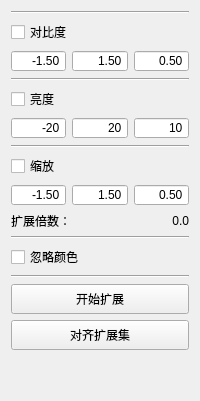
            <widget class="QWidget" name="tab_10">
             <attribute name="title">
              <string>Tab 1</string>
             </attribute>
             <layout class="QVBoxLayout" name="verticalLayout_50">
              <item>
               <layout class="QVBoxLayout" name="verticalLayout_18">
                <item>
                 <widget class="QGroupBox" name="groupBox_expan">
                  <property name="minimumSize">
                   <size>
                    <width>0</width>
                    <height>30</height>
                   </size>
                  </property>
                  <property name="styleSheet">
                   <string notr="true">QGroupBox{
border:0px solid #222;
background-color: rgba(0, 0, 0, 0);
}</string>
                  </property>
                  <property name="title">
                   <string/>
                  </property>
                  <layout class="QVBoxLayout" name="verticalLayout_21">
                   <property name="spacing">
                    <number>6</number>
                   </property>
                   <property name="leftMargin">
                    <number>0</number>
                   </property>
                   <property name="topMargin">
                    <number>0</number>
                   </property>
                   <property name="rightMargin">
                    <number>0</number>
                   </property>
                   <property name="bottomMargin">
                    <number>0</number>
                   </property>
                   <item>
                    <layout class="QVBoxLayout" name="verticalLayout_17">
                     <item>
                      <layout class="QVBoxLayout" name="verticalLayout_15">
                       <item>
                        <widget class="Line" name="line_18">
                         <property name="orientation">
                          <enum>Qt::Horizontal</enum>
                         </property>
                        </widget>
                       </item>
                       <item>
                        <widget class="QCheckBox" name="checkBox_expan_alpha">
                         <property name="text">
                          <string>对比度</string>
                         </property>
                        </widget>
                       </item>
                       <item>
                        <layout class="QHBoxLayout" name="horizontalLayout_24">
                         <item>
                          <widget class="QDoubleSpinBox" name="doubleSpinBox_expan_min_alpha">
                           <property name="alignment">
                            <set>Qt::AlignRight|Qt::AlignTrailing|Qt::AlignVCenter</set>
                           </property>
                           <property name="buttonSymbols">
                            <enum>QAbstractSpinBox::NoButtons</enum>
                           </property>
                           <property name="minimum">
                            <double>-4.000000000000000</double>
                           </property>
                           <property name="maximum">
                            <double>-1.000000000000000</double>
                           </property>
                           <property name="value">
                            <double>-1.500000000000000</double>
                           </property>
                          </widget>
                         </item>
                         <item>
                          <widget class="QDoubleSpinBox" name="doubleSpinBox_expan_max_alpha">
                           <property name="alignment">
                            <set>Qt::AlignRight|Qt::AlignTrailing|Qt::AlignVCenter</set>
                           </property>
                           <property name="buttonSymbols">
                            <enum>QAbstractSpinBox::NoButtons</enum>
                           </property>
                           <property name="minimum">
                            <double>1.000000000000000</double>
                           </property>
                           <property name="maximum">
                            <double>4.000000000000000</double>
                           </property>
                           <property name="value">
                            <double>1.500000000000000</double>
                           </property>
                          </widget>
                         </item>
                         <item>
                          <widget class="QDoubleSpinBox" name="doubleSpinBox_expan_single_alpha">
                           <property name="alignment">
                            <set>Qt::AlignRight|Qt::AlignTrailing|Qt::AlignVCenter</set>
                           </property>
                           <property name="buttonSymbols">
                            <enum>QAbstractSpinBox::NoButtons</enum>
                           </property>
                           <property name="minimum">
                            <double>0.100000000000000</double>
                           </property>
                           <property name="maximum">
                            <double>1.000000000000000</double>
                           </property>
                           <property name="singleStep">
                            <double>0.100000000000000</double>
                           </property>
                           <property name="value">
                            <double>0.500000000000000</double>
                           </property>
                          </widget>
                         </item>
                        </layout>
                       </item>
                      </layout>
                     </item>
                     <item>
                      <layout class="QVBoxLayout" name="verticalLayout_16">
                       <item>
                        <widget class="Line" name="line_20">
                         <property name="orientation">
                          <enum>Qt::Horizontal</enum>
                         </property>
                        </widget>
                       </item>
                       <item>
                        <widget class="QCheckBox" name="checkBox_expan_beta">
                         <property name="text">
                          <string>亮度</string>
                         </property>
                        </widget>
                       </item>
                       <item>
                        <layout class="QHBoxLayout" name="horizontalLayout_25">
                         <property name="topMargin">
                          <number>0</number>
                         </property>
                         <property name="bottomMargin">
                          <number>0</number>
                         </property>
                         <item>
                          <widget class="QSpinBox" name="spinBox_expan_min_beta">
                           <property name="alignment">
                            <set>Qt::AlignRight|Qt::AlignTrailing|Qt::AlignVCenter</set>
                           </property>
                           <property name="buttonSymbols">
                            <enum>QAbstractSpinBox::NoButtons</enum>
                           </property>
                           <property name="minimum">
                            <number>-255</number>
                           </property>
                           <property name="maximum">
                            <number>0</number>
                           </property>
                           <property name="value">
                            <number>-20</number>
                           </property>
                          </widget>
                         </item>
                         <item>
                          <widget class="QSpinBox" name="spinBox_expan_max_beta">
                           <property name="alignment">
                            <set>Qt::AlignRight|Qt::AlignTrailing|Qt::AlignVCenter</set>
                           </property>
                           <property name="buttonSymbols">
                            <enum>QAbstractSpinBox::NoButtons</enum>
                           </property>
                           <property name="maximum">
                            <number>255</number>
                           </property>
                           <property name="value">
                            <number>20</number>
                           </property>
                          </widget>
                         </item>
                         <item>
                          <widget class="QSpinBox" name="spinBox_expan_single_beta">
                           <property name="alignment">
                            <set>Qt::AlignRight|Qt::AlignTrailing|Qt::AlignVCenter</set>
                           </property>
                           <property name="buttonSymbols">
                            <enum>QAbstractSpinBox::NoButtons</enum>
                           </property>
                           <property name="minimum">
                            <number>1</number>
                           </property>
                           <property name="maximum">
                            <number>20</number>
                           </property>
                           <property name="value">
                            <number>10</number>
                           </property>
                          </widget>
                         </item>
                        </layout>
                       </item>
                       <item>
                        <widget class="Line" name="line_19">
                         <property name="orientation">
                          <enum>Qt::Horizontal</enum>
                         </property>
                        </widget>
                       </item>
                      </layout>
                     </item>
                     <item>
                      <widget class="QCheckBox" name="checkBox_expan_scale">
                       <property name="text">
                        <string>缩放</string>
                       </property>
                      </widget>
                     </item>
                     <item>
                      <layout class="QHBoxLayout" name="horizontalLayout_33">
                       <item>
                        <widget class="QDoubleSpinBox" name="doubleSpinBox_expan_min_scale">
                         <property name="alignment">
                          <set>Qt::AlignRight|Qt::AlignTrailing|Qt::AlignVCenter</set>
                         </property>
                         <property name="buttonSymbols">
                          <enum>QAbstractSpinBox::NoButtons</enum>
                         </property>
                         <property name="minimum">
                          <double>-2.000000000000000</double>
                         </property>
                         <property name="maximum">
                          <double>-1.000000000000000</double>
                         </property>
                         <property name="value">
                          <double>-1.500000000000000</double>
                         </property>
                        </widget>
                       </item>
                       <item>
                        <widget class="QDoubleSpinBox" name="doubleSpinBox_expan_max_scale">
                         <property name="alignment">
                          <set>Qt::AlignRight|Qt::AlignTrailing|Qt::AlignVCenter</set>
                         </property>
                         <property name="buttonSymbols">
                          <enum>QAbstractSpinBox::NoButtons</enum>
                         </property>
                         <property name="minimum">
                          <double>1.000000000000000</double>
                         </property>
                         <property name="maximum">
                          <double>2.000000000000000</double>
                         </property>
                         <property name="value">
                          <double>1.500000000000000</double>
                         </property>
                        </widget>
                       </item>
                       <item>
                        <widget class="QDoubleSpinBox" name="doubleSpinBox_expan_single_scale">
                         <property name="alignment">
                          <set>Qt::AlignRight|Qt::AlignTrailing|Qt::AlignVCenter</set>
                         </property>
                         <property name="buttonSymbols">
                          <enum>QAbstractSpinBox::NoButtons</enum>
                         </property>
                         <property name="minimum">
                          <double>0.100000000000000</double>
                         </property>
                         <property name="maximum">
                          <double>1.000000000000000</double>
                         </property>
                         <property name="singleStep">
                          <double>0.100000000000000</double>
                         </property>
                         <property name="value">
                          <double>0.500000000000000</double>
                         </property>
                        </widget>
                       </item>
                      </layout>
                     </item>
                     <item>
                      <layout class="QHBoxLayout" name="horizontalLayout_26">
                       <property name="topMargin">
                        <number>0</number>
                       </property>
                       <property name="bottomMargin">
                        <number>0</number>
                       </property>
                       <item>
                        <widget class="QLabel" name="label_6">
                         <property name="text">
                          <string>扩展倍数：</string>
                         </property>
                        </widget>
                       </item>
                       <item>
                        <widget class="QLabel" name="label_expan_size">
                         <property name="text">
                          <string>0.0</string>
                         </property>
                         <property name="alignment">
                          <set>Qt::AlignRight|Qt::AlignTrailing|Qt::AlignVCenter</set>
                         </property>
                        </widget>
                       </item>
                      </layout>
                     </item>
                     <item>
                      <widget class="Line" name="line_21">
                       <property name="orientation">
                        <enum>Qt::Horizontal</enum>
                       </property>
                      </widget>
                     </item>
                     <item>
                      <widget class="QCheckBox" name="checkBox_expan_recolor">
                       <property name="text">
                        <string>忽略颜色</string>
                       </property>
                      </widget>
                     </item>
                     <item>
                      <widget class="Line" name="line_26">
                       <property name="orientation">
                        <enum>Qt::Horizontal</enum>
                       </property>
                      </widget>
                     </item>
                     <item>
                      <widget class="QPushButton" name="pushButton_expan_start">
                       <property name="minimumSize">
                        <size>
                         <width>0</width>
                         <height>30</height>
                        </size>
                       </property>
                       <property name="text">
                        <string>开始扩展</string>
                       </property>
                      </widget>
                     </item>
                     <item>
                      <widget class="QPushButton" name="pushButton_expan_aline">
                       <property name="minimumSize">
                        <size>
                         <width>0</width>
                         <height>30</height>
                        </size>
                       </property>
                       <property name="text">
                        <string>对齐扩展集</string>
                       </property>
                      </widget>
                     </item>
                    </layout>
                   </item>
                  </layout>
                 </widget>
                </item>
               </layout>
              </item>
              <item>
               <spacer name="verticalSpacer_3">
                <property name="orientation">
                 <enum>Qt::Vertical</enum>
                </property>
                <property name="sizeHint" stdset="0">
                 <size>
                  <width>20</width>
                  <height>40</height>
                 </size>
                </property>
               </spacer>
              </item>
             </layout>
            </widget>
